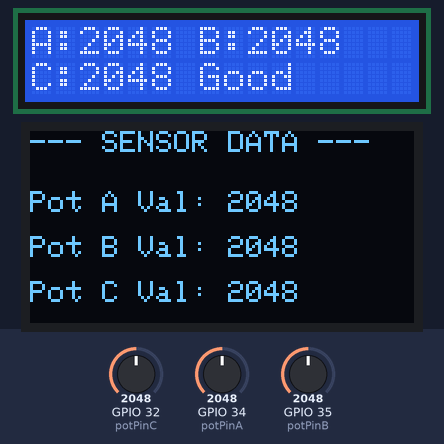
This sketch was run on a simulated ESP32. Parts: 16×2 character LCD, 128×64 one-colour display. The inputs (shaded band) are chosen by the test bench; at power-on: GPIO 32 (potPinC) = 2048, GPIO 34 (potPinA) = 2048, GPIO 35 (potPinB) = 2048. What the sketch prints to the serial monitor is not drawn.

Above: at 2.3 s.
2.4 s: GPIO 32 (potPinC) set to 2866
At 3.9 s:
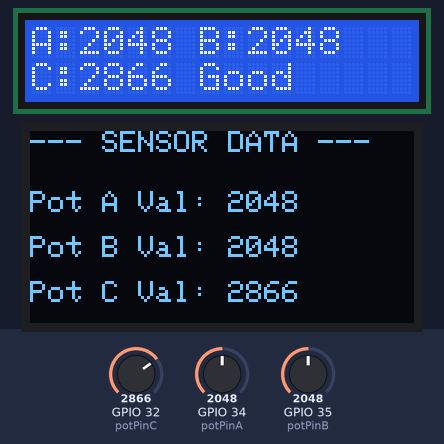
4.3 s: GPIO 34 (potPinA) set to 2866
At 4.8 s:
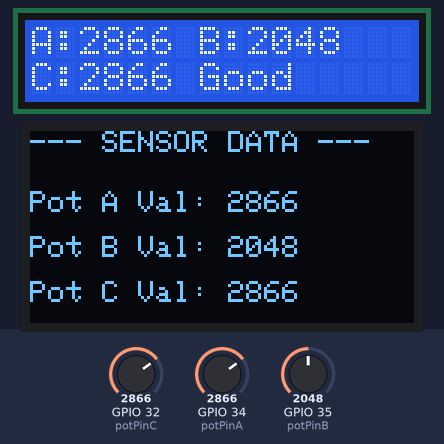
6.0 s: GPIO 35 (potPinB) set to 2866
At 6.9 s:
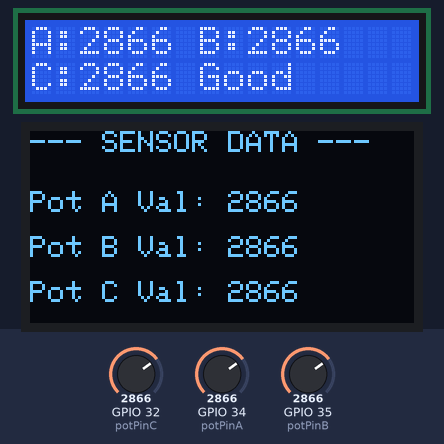
7.6 s: GPIO 32 (potPinC) set to 3603
At 9.0 s:
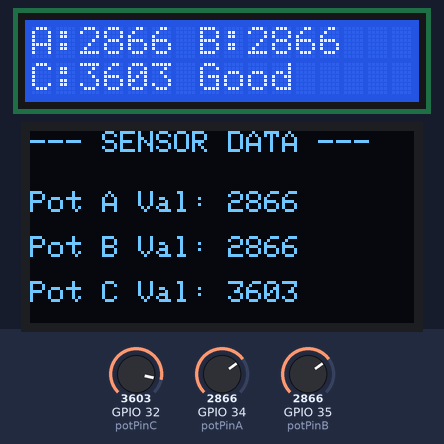
9.3 s: GPIO 34 (potPinA) set to 3603
At 10.0 s:
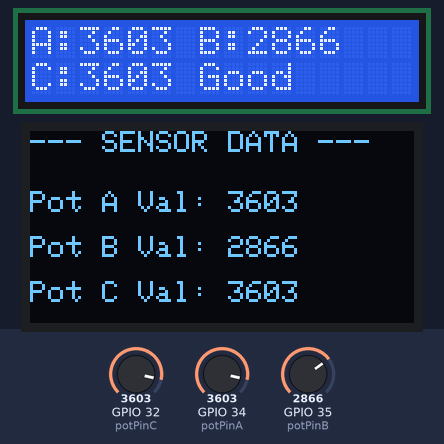
10.9 s: GPIO 35 (potPinB) set to 3603
At 12.2 s:
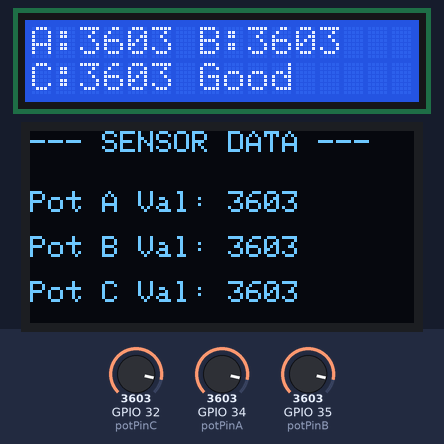
Timing chart, 0 to 13.9 s (numbered marks = the images above; inputs shaded):
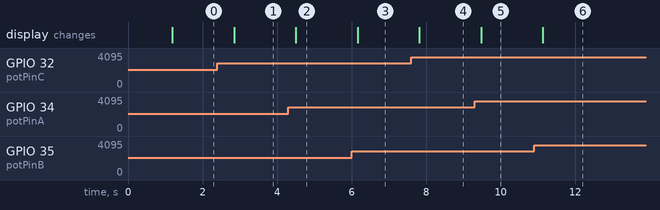

The sketch:

sketch.ino
```cpp
     #include <Wire.h>
     #include <LiquidCrystal_I2C.h>
     #include <Adafruit_GFX.h>
     #include <Adafruit_SSD1306.h>

     // --- Pin Definitions ---
     const int potPinA = 34; // Potentiometer 1 (A)
     const int potPinB = 35; // Potentiometer 2 (B)
     const int potPinC = 32; // Potentiometer 3 (C)

     // --- Displays Setup ---
     // 1. LCD Setup (Address: 0x27, 16 columns, 2 rows)
     LiquidCrystal_I2C lcd(0x27, 16, 2);

     // 2. OLED Setup (Width: 128, Height: 64, I2C Address: 0x3C)
     #define SCREEN_WIDTH 128
     #define SCREEN_HEIGHT 64
     #define OLED_RESET    -1
     Adafruit_SSD1306 display(SCREEN_WIDTH, SCREEN_HEIGHT, &Wire, OLED_RESET);

     void setup() {
       // Serial Monitor start karein
         Serial.begin(115200);

           // I2C Communication initialize karein (ESP32 Default: SDA = GPIO 21, SCL = GPIO 22)
             Wire.begin(21, 22);

               // LCD Initialize karein
                 lcd.init();
                   lcd.backlight();
                     lcd.setCursor(0, 0);
                       lcd.print("System Starting...");

                         // OLED Initialize karein (Address 0x3C)
                           if(!display.begin(SSD1306_SWITCHCAPVCC, 0x3C)) {
                               Serial.println(F("OLED allocation failed!"));
                                   for(;;); // Agar OLED connect na ho toh yahin ruk jaye
                                     }

                                         display.clearDisplay();
                                           display.setTextSize(1);
                                             display.setTextColor(SSD1306_WHITE);
                                               display.setCursor(0,0);
                                                 display.println("OLED Connected!");
                                                   display.display();
                                                     delay(1000);
                                                     }

                                                     void loop() {
                                                       // 1. Teeno potentiometers ki values read karein (0 to 4095)
                                                         int valA = analogRead(potPinA);
                                                           int valB = analogRead(potPinB);
                                                             int valC = analogRead(potPinC);

                                                               // Optional: Values ko map kar sakte hain agar 0-100 ya voltage me dekhna ho
                                                                 int mappedA = map(valA, 0, 4095, 0, 230);
                                                                   int mappedB = map(valB, 0, 4095, 0, 100);

                                                                     // 2. Serial Monitor par print karein
                                                                       Serial.print("Pot A: "); Serial.print(valA);
                                                                         Serial.print(" | Pot B: "); Serial.print(valB);
                                                                           Serial.print(" | Pot C: "); Serial.println(valC);

                                                                             // 3. LCD par data show karein
                                                                               lcd.clear();
                                                                                 lcd.setCursor(0, 0);
                                                                                   lcd.print("A:"); lcd.print(valA);
                                                                                     lcd.print(" B:"); lcd.print(valB);

                                                                                         lcd.setCursor(0, 1);
                                                                                           lcd.print("C:"); lcd.print(valC);
                                                                                             lcd.print(" Good");

                                                                                               // 4. OLED Display par data show karein
                                                                                                 display.clearDisplay();
                                                                                                   display.setCursor(0, 0);
                                                                                                     display.setTextSize(1);
                                                                                                       display.println("--- SENSOR DATA ---");

                                                                                                           display.setCursor(0, 20);
                                                                                                             display.print("Pot A Val: "); display.println(valA);

                                                                                                                 display.setCursor(0, 35);
                                                                                                                   display.print("Pot B Val: "); display.println(valB);

                                                                                                                       display.setCursor(0, 50);
                                                                                                                         display.print("Pot C Val: "); display.println(valC);

                                                                                                                             display.display(); // Buffer ko screen par bhejta hai

                                                                                                                               delay(500); // Thoda gap taaki display flicker na kare
                                                                                                                               }
                                                                                                                                  
```

Measured:
- after the input at 2.4 s, the display: changes after 0.45 s (image 1)
- after the input at 4.3 s, the display: changes after 0.20 s (image 2)
- after the input at 6.0 s, the display: changes after 0.16 s (image 3)
- after the input at 7.6 s, the display: changes after 0.22 s (image 4)
- after the input at 9.3 s, the display: changes after 0.18 s (image 5)
- after the input at 10.9 s, the display: changes after 0.23 s (image 6)
